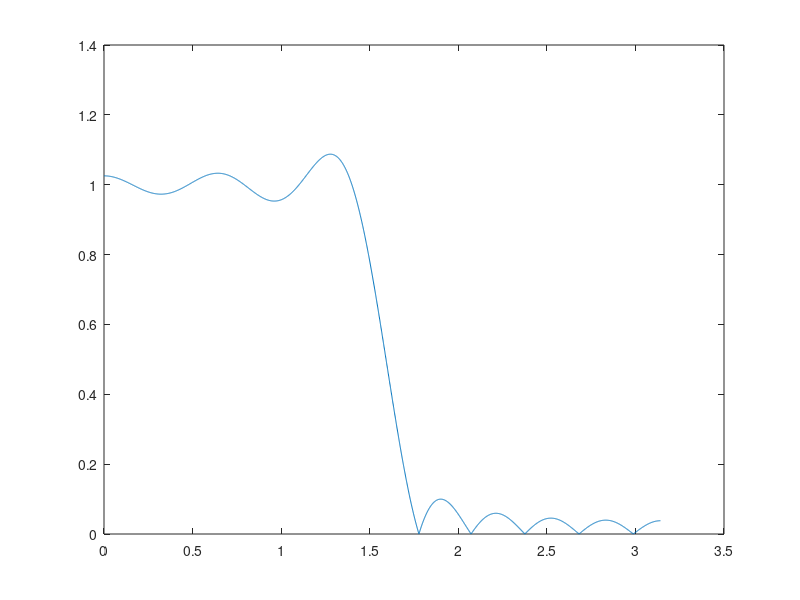
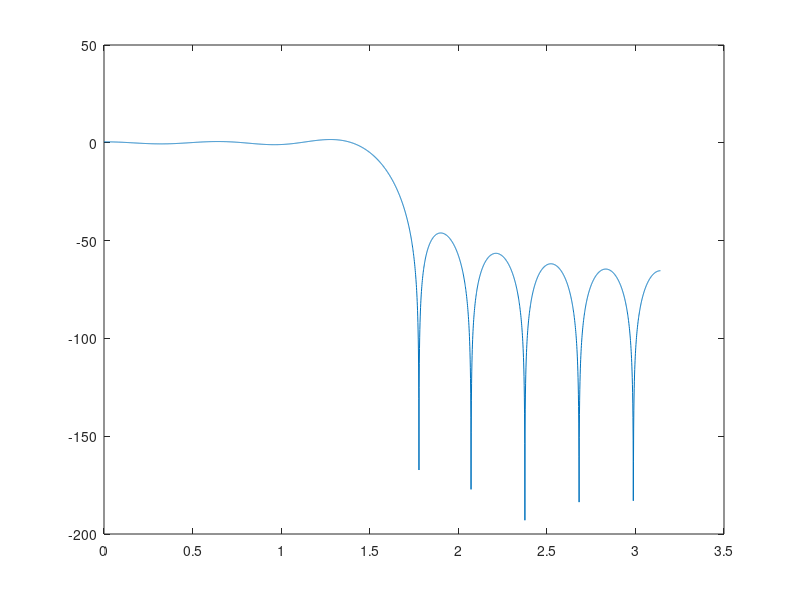

Write the MATLAB code that produced these figures, in order. (Note: this script raises an error after producing the figures.)
clc
close all
clear all

L=81;%input('Enter the length of the filter:');
N=21;
cut=pi/2;

w=zeros(1,L);
for i=1:L
    w(i)=(2*pi*i)/L;
end

A=zeros(1,L);
for i=1:L
    if (w(i)<=cut)
        A(i)=1;
    else if (w(i)>=((2*pi)-cut))
            A(i)=1;
        end
    end
end

M=(N-1)/2;
F=ones(L,M+1);

for i=1:L
    for j=0:M-1
    F(i,j+1)=2*cos(((2*pi.*i)/L).*(M-j));
    end
end

h=inv((F')*F)*(F')*A';

for i=M+1:N-1
    h(i+1)=h(N-i);
end

h1=h';
w1=0:0.001:pi;
H=zeros(1,length(w1));
  for i=1:length(w1)
      for j=1:N
          H(i)=H(i)+h1(j)*exp(-1i*w1(i)*(j));
      end
  end
 z=roots(h);
 figure;
plot(w1,abs(H))
figure
plot(w1,20*log(abs(H)))
figure
plot(w1,phase(H))
figure
scatter(real(z),imag(z))

l=zeros(1,20);
for i=1:20
   l(i)= abs(z(i));
end





